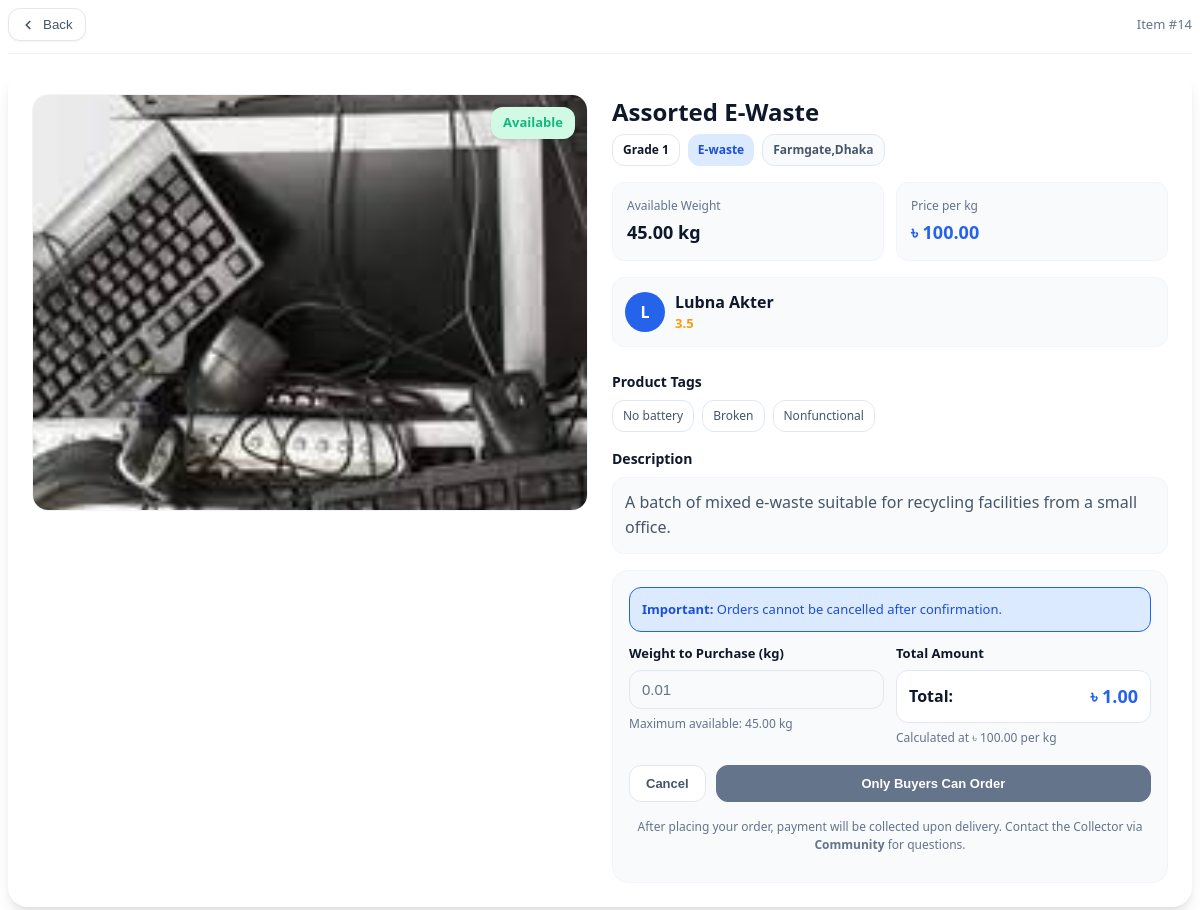
/marketplace/item/14/ (signed in), run on the app's committed database.
### Marketplace/models.py (models this page shows, shortened)
class Marketplace(models.Model):
    class ProductType(models.TextChoices):
        METAL   = "metal",   "Metal"
        PLASTIC = "plastic", "Plastic"
        PAPER   = "paper",   "Paper"
        E_WASTE = "ewaste",  "E-waste"
        GLASS   = "glass",   "Glass"
    seller = models.ForeignKey(
        settings.AUTH_USER_MODEL,
        on_delete=models.PROTECT,
        related_name="market_listings",
        null=True, blank=True,
        limit_choices_to={
            "role__in": [ "buyer", "recycler"],
            "is_approved": True,
        },
        help_text="Seller must be an approved Buyer/Recycler.",
    )
    name = models.CharField(max_length=200)
    product_type = models.CharField(max_length=20, choices=ProductType.choices)
    grade = models.IntegerField()
    is_available = models.BooleanField(default=True)
    description = models.TextField(blank=True, null=True)
    location = models.CharField(max_length=200)
    weight = models.DecimalField(max_digits=8, decimal_places=2)
    price  = models.DecimalField(max_digits=10, decimal_places=2)
    tags   = models.ManyToManyField(MarketTag, blank=True, related_name="items")
    product_image = models.ImageField(
        upload_to="marketplace/products/",
        blank=True,
        null=True,
        help_text="Product image",
    )
    objects = MarketplaceQuerySet.as_manager()
    class Meta:
       db_table = "Marketplace_marketplace"
       ordering = ("id",)
    @property
    def seller_name(self) -> str:
        return (self.seller.name or "").strip() or self.seller.email
    @property
    def seller_average_rating(self) -> float:
        return float(getattr(self.seller, "average_rating", 0.0) or 0.0)

class MarketTag(models.Model):
    class Choices(models.TextChoices):
        CLEAN                 = "clean",                 "Clean"
        DRY                   = "dry",                   "Dry"
        SORTED                = "sorted",                "Sorted"
        RECYCLED              = "recycled",              "Recycled"
        NO_FOREIGN_MATERIALS  = "no_foreign_materials",  "No foreign materials"
        NO_BATTERY            = "no_battery",            "No battery"
        NO_LIQUID             = "no_liquid",             "No liquid"
        BROKEN                = "broken",                "Broken"
        NONFUNCTIONAL         = "nonfunctional",         "Nonfunctional"
        METAL_ONLY            = "metal_only",            "Metal only"
    name = models.CharField(
        max_length=40,
        choices=Choices.choices,
        unique=True,
        help_text="Quality/handling tags for marketplace items.",
    )
    class Meta:
        db_table = "Marketplace_markettag"
        ordering = ("id",)

### User/models.py (models this page shows, shortened)
class User(AbstractBaseUser):
    ROLE_CHOICES = [
        ("household", "Household"),
        ("collector", "Collector"),
        ("recycler",  "Recycling Centre"),
        ("buyer",     "Buyer"),
    ]
    class ProductKind(models.TextChoices):
        PLASTIC = "plastic", "Plastic"
        PAPER   = "paper",   "Paper"
        GLASS   = "glass",   "Glass"
        METAL   = "metal",   "Metal"
        E_WASTE = "e_waste", "E-waste"
    email = models.EmailField(unique=True, db_index=True)
    password = models.CharField(max_length=128)
    role = models.CharField(max_length=20, choices=ROLE_CHOICES)
    collector_product = models.CharField(
        max_length=12,
        choices=ProductKind.choices,
        blank=True,
        help_text="Collector only: what type of material you collect.",
    )
    name = models.CharField(max_length=100, blank=True)
    phone = models.CharField(max_length=20, blank=True)
    address = models.CharField(max_length=255, blank=True)
    profile_image = models.ImageField(
        upload_to="user_avatars/%Y/%m/", blank=True, null=True,
        help_text="Upload a clear profile photo.",
    )
    map_url = models.URLField(
        blank=True,
        help_text="Google Maps link to your address.",
    )
    facebook = models.URLField(blank=True)
    instagram = models.URLField(blank=True)
    twitter  = models.URLField(blank=True)
    is_staff = models.BooleanField(default=False)
    is_superuser = models.BooleanField(default=False)
    is_active = models.BooleanField(default=False)
    is_approved = models.BooleanField(default=False)
    approved_at = models.DateTimeField(null=True, blank=True)
    approved_by = models.ForeignKey(
        "self", null=True, blank=True,
        on_delete=models.SET_NULL, related_name="approved_users"
    )
    date_joined = models.DateTimeField(default=timezone.now)
    id_card_image = models.ImageField(
        upload_to="user_ids/%Y/%m/",
        blank=True, null=True,
        help_text="ID/visiting card (required for Collector and Recycling Centre).",
    )
    average_rating = models.FloatField(default=0.0)
    ratings_count  = models.PositiveIntegerField(default=0)
    points = models.PositiveIntegerField(default=0, help_text="Total points available to redeem.")
    total_co2_saved_kg = models.DecimalField(
        max_digits=12, decimal_places=3, default=Decimal("0.000"),
        help_text="Lifetime CO₂ saved (kg).",
    )
    total_pickups = models.PositiveIntegerField(default=0, help_text="Lifetime pickups/recycles.")
    objects = UserManager()
    USERNAME_FIELD = "email"
    REQUIRED_FIELDS = ["role"]
    class Meta:
        ordering = ("-date_joined",)

### Marketplace/views.py (the view)
# urls.py: path("item/<int:pk>/", views.marketplace_detail, name="detail"),
@login_required
def marketplace_detail(request, pk: int):
    item = get_object_or_404(Marketplace.objects.with_seller_info(), pk=pk)
    return render(
        request,
        "Marketplace/detail_widget.html",
        {
            "item": item,
            "can_buy": _user_can_buy(request.user),
        },
    )

### Marketplace/models.py (called while the page is built)
    def with_seller_info(self):
        return (
            self.select_related("seller")
                .annotate(
                    seller_display_name=models.F("seller__name"),
                    seller_avg=models.F("seller__average_rating"),
                )
        )

### Marketplace/views.py (called while the page is built)
def _user_can_buy(user) -> bool:
    return user.is_authenticated and user.role in BUY_ALLOWED_ROLES

### Templates/Marketplace/detail_widget.html (shortened to what this page needs)
{% load static %}
<div class="mp-detail-widget" id="mp-detail-{{ item.id }}"
     data-price="{{ item.price|floatformat:'2' }}"
     data-max="{{ item.weight|floatformat:'2' }}"
     data-available="{{ item.is_available|yesno:'true,false' }}"
     data-title="{{ item.name|escape }}"
     data-can-buy="{{ can_buy|yesno:'true,false' }}">
  <div class="mpd-container">
    <div class="mpd-page-header">
      <button type="button" class="mpd-back-btn" data-mp-action="back">
        <svg width="14" height="14" viewBox="0 0 16 16" fill="none" aria-hidden="true">
          <path d="M10 12L6 8L10 4" stroke="currentColor" stroke-width="2" stroke-linecap="round" stroke-linejoin="round"/>
        </svg>
        Back
      </button>
      <div class="mpd-item-id">Item #{{ item.id }}</div>
    </div>
    <div class="mpd-card">
      <div class="mpd-grid">
        <div class="mpd-image-wrap">
          <div class="mpd-image-box">
            {% if item.product_image %}
              <img src="{{ item.product_image.url }}" alt="{{ item.name }}" class="mpd-img">
            {% else %}
              <img src="{% static 'img/placeholder-1280x720.jpg' %}" alt="No image available" class="mpd-img">
            {% endif %}
            <div class="mpd-status {% if item.is_available %}mpd-avail{% else %}mpd-sold{% endif %}">
              {% if item.is_available %}Available{% else %}Sold Out{% endif %}
            </div>
          </div>
        </div>
        <div class="mpd-info">
          <div>
            <h1 class="mpd-title">{{ item.name }}</h1>
            <div class="mpd-badges">
              <span class="mpd-badge mpd-badge-grade">Grade {{ item.grade }}</span>
              <span class="mpd-badge mpd-badge-type">{{ item.get_product_type_display }}</span>
              <span class="mpd-badge mpd-badge-loc">
                {{ item.location|default:"Location not set" }}
              </span>
            </div>
          </div>
          <div class="mpd-stats">
            <div class="mpd-stat">
              <div class="mpd-stat-label">Available Weight</div>
              <div class="mpd-stat-val">{{ item.weight }} kg</div>
            </div>
            <div class="mpd-stat">
              <div class="mpd-stat-label">Price per kg</div>
              <div class="mpd-stat-val mpd-price">৳ {{ item.price }}</div>
            </div>
          </div>
          <div class="mpd-seller">
            <div class="mpd-avatar">
              {% with nm=item.seller_display_name|default:item.seller_name %}
                {{ nm|default:"?"|slice:":1"|upper }}
              {% endwith %}
            </div>
            <div>
              <div style="font-weight:800">
                {{ item.seller_display_name|default:item.seller_name }}
              </div>
              <div title="Seller rating" style="font-size:13px;color:#f59e0b;font-weight:800">
                {{ item.seller_avg|default:item.seller_average_rating }}
              </div>
            </div>
          </div>
          <div class="mpd-tags">
            <p class="mpd-sec-title">Product Tags</p>
            <div class="mpd-tag-list">
              {% for t in item.tags.all %}
                <span class="mpd-tag">{{ t.get_name_display }}</span>
              {% empty %}
                <span class="mpd-tag mpd-tag-empty">No tags added</span>
              {% endfor %}
            </div>
          </div>
          <div>
            <p class="mpd-sec-title">Description</p>
            <div class="mpd-desc">
              {% if item.description %}
                {{ item.description }}
              {% else %}
                <span class="mpd-desc-empty">No description provided for this product.</span>
              {% endif %}
            </div>
          </div>
          <div class="mpd-order">
            <div class="mpd-alert"><strong>Important:</strong> Orders cannot be cancelled after confirmation.</div>
            <form class="mpd-form" method="post"
                  action="{% if can_buy %}{% url 'marketplace:buy' pk=item.id %}{% else %}#{% endif %}">
              <div class="mpd-row">
                <div class="mpd-field">
                  <label for="mpd-weight-{{ item.id }}" class="mpd-label">Weight to Purchase (kg)</label>
                  <input
                    id="mpd-weight-{{ item.id }}"
                    name="weight"
                    type="number"
                    step="0.01"
                    min="0.01"
                    max="{{ item.weight|floatformat:'2' }}"
                    placeholder="0.00"
                    class="mpd-input"
                    {% if not item.is_available or not can_buy %}disabled{% endif %}
                    required
                  />
                  <div class="mpd-hint">Maximum available: {{ item.weight }} kg</div>
                </div>
                <div class="mpd-field">
                  <label class="mpd-label">Total Amount</label>
                  <div class="mpd-total">
                    <span>Total:</span>
                    <span class="mpd-total-amt">৳ <span data-mp-total>0.00</span></span>
                  </div>
                  <div class="mpd-hint">Calculated at ৳ {{ item.price }} per kg</div>
                </div>
              </div>
              <div class="mpd-actions">
                <button type="button" class="mpd-btn mpd-btn-secondary" data-mp-action="back">Cancel</button>
                <button type="submit" class="mpd-btn mpd-btn-primary" data-mp-order-btn
                        {% if not item.is_available or not can_buy %}disabled{% endif %}>
                </button>
              </div>
            </form>
            <p class="mpd-note">
              After placing your order, payment will be collected upon delivery.
              Contact the Collector via <strong>Community</strong> for questions.
            </p>
          </div>
        </div>
      </div>
    </div>
  </div>
</div>

### data on the page
Marketplace: id "14", product_image (picture), name "Assorted E-Waste", grade "1", product_type "E-waste", location "Farmgate,Dhaka", weight "45.00", price "100.00", seller_display_name "Lubna Akter", seller_avg "3.5", description "A batch of mixed e-waste suitable for recycling facilities from a small office.", weight "0.01"
MarketTag: name "No battery"
MarketTag: name "Broken"
MarketTag: name "Nonfunctional"

### other printed values
{{ nm|default:"?"|slice:":1"|upper }} "L"
